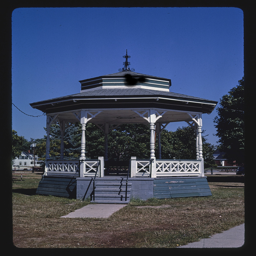
#> input picture test_imgs/24_real_A.png, 256 x 256 px; its folder holds only this picture in this run
$ python -i fading.py   (imports and definitions only)
#> lines starting #> are read from the running program, lines starting #| are printed output that depends on the picture
import os
import random
from PIL import Image, ImageDraw, ImageFilter

def create_realistic_gradient_mask(image_size, direction, fade_amount):
    width, height = image_size
    mask = Image.new('L', (width, height), 0)
    draw = ImageDraw.Draw(mask)

    if direction == 'left':
        for x in range(width):
            fill_value = int(255 * (x / width) * fade_amount)
            draw.line([(x, 0), (x, height)], fill=fill_value)
    elif direction == 'right':
        for x in range(width):
            fill_value = int(255 * ((width - x) / width) * fade_amount)
            draw.line([(x, 0), (x, height)], fill=fill_value)
    elif direction == 'top':
        for y in range(height):
            fill_value = int(255 * (y / height) * fade_amount)
            draw.line([(0, y), (width, y)], fill=fill_value)
    elif direction == 'bottom':
        for y in range(height):
            fill_value = int(255 * ((height - y) / height) * fade_amount)
            draw.line([(0, y), (width, y)], fill=fill_value)
    elif direction == 'middle':
        for y in range(height):
            for x in range(width):
                fade_x = abs(x - width // 2) / (width // 2)
                fade_y = abs(y - height // 2) / (height // 2)
                fill_value = int(255 * max(fade_x, fade_y) * fade_amount)
                mask.putpixel((x, y), fill_value)

    # Add random noise for more natural fading
    noise = Image.effect_noise(image_size, random.uniform(5, 15))
    mask = Image.blend(mask, noise, 0.2)  # Blend with a small amount of noise

    # Blur the mask for smoother transitions
    mask = mask.filter(ImageFilter.GaussianBlur(radius=random.uniform(2, 5)))

    return mask

def apply_fade(image, direction='left', fade_amount=0.5):
    # Convert the image to RGBA (to have an alpha channel)
    image = image.convert('RGBA')
    width, height = image.size

    # Create a gradient mask
    mask = create_realistic_gradient_mask(image.size, direction, fade_amount)

    # Create an image with the fade color (white)
    fade_color = (255, 255, 255, 255)
    fade_image = Image.new('RGBA', (width, height), fade_color)

    # Apply the mask to the fade image
    faded_image = Image.composite(fade_image, image, mask)

    return faded_image.convert('RGB') if image.mode == 'RGB' else faded_image.convert('RGBA')

def process_images(input_folder, output_folder):
    # Ensure the output folder exists
    os.makedirs(output_folder, exist_ok=True)

    # List all image files in the input folder
    image_files = [f for f in os.listdir(input_folder) if f.endswith(('.jpg', '.jpeg', '.png'))]

    for i, image_file in enumerate(image_files):
        # Load the image
        image_path = os.path.join(input_folder, image_file)
        image = Image.open(image_path)

        # Randomly select a fading direction and amount
        direction = random.choice(['left', 'right', 'top', 'bottom', 'middle'])
        fade_amount = random.uniform(0.4, 0.9)  # Random fade amount between 0.4 and 0.9

        # Apply fading effect
        faded_image = apply_fade(image, direction=direction, fade_amount=fade_amount)

        # Modify the file name by removing 'R' and prefixing with 'F'
        base_name, extension = os.path.splitext(image_file)
        if base_name.startswith('R'):
            base_name = base_name[1:]
        output_filename = f"F{base_name}.png"

        # Save the faded image with the new name
        output_path = os.path.join(output_folder, output_filename)
        faded_image.save(output_path)
        print(f"Processed {image_file} with fade direction '{direction}' and saved as {output_path}")

# Example usage:
input_folder = r"C:\Users\user\Desktop\Restorating-Images\Dataset\restored"
output_folder = r"C:\Users\user\Desktop\Restorating-Images\Dataset\faded"

# [1 line not run here, left out]

>>> from PIL import Image
>>> picture = Image.open('../test_imgs/24_real_A.png')
#> picture is the input picture: PIL image 256x256 RGB; mean R, G, B 60, 69.8, 93.6
>>> result = apply_fade(picture)
#> in create_realistic_gradient_mask, `mask = Image.new('L', (width, height), 0)`: mask: PIL image 256x256 L; every value is 0
#> in create_realistic_gradient_mask, `noise = Image.effect_noise(image_size, random.uniform(5, 15))`:
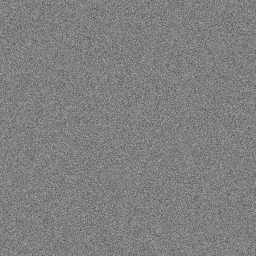
#> noise: PIL image 256x256 L; min 69, max 184, mean 127.4
#> in create_realistic_gradient_mask, `mask = Image.blend(mask, noise, 0.2)`:
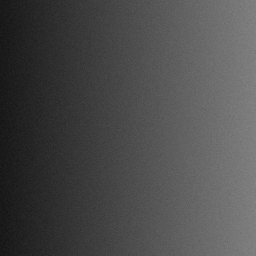
#> mask: PIL image 256x256 L; min 17, max 134, mean 75.5
#> in apply_fade, `fade_image = Image.new('RGBA', (width, height), fade_color)`: fade_image: PIL image 256x256 RGBA; every value is 255
#> in apply_fade, `faded_image = Image.composite(fade_image, image, mask)`:
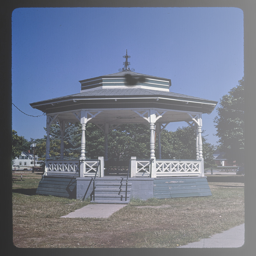
#> faded_image: PIL image 256x256 RGBA; mean R, G, B, A 117.7, 124.7, 141.5, 255
